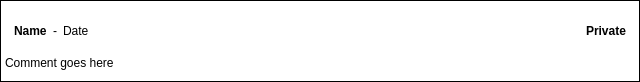
<?xml version="1.0" encoding="UTF-8"?>
<ui version="4.0">
 <class>CommentFrame</class>
 <widget class="QFrame" name="CommentFrame">
  <property name="geometry">
   <rect>
    <x>0</x>
    <y>0</y>
    <width>640</width>
    <height>61</height>
   </rect>
  </property>
  <property name="sizePolicy">
   <sizepolicy hsizetype="Preferred" vsizetype="Preferred">
    <horstretch>0</horstretch>
    <verstretch>0</verstretch>
   </sizepolicy>
  </property>
  <property name="palette">
   <palette>
    <active>
     <colorrole role="Base">
      <brush brushstyle="SolidPattern">
       <color alpha="255">
        <red>255</red>
        <green>255</green>
        <blue>255</blue>
       </color>
      </brush>
     </colorrole>
     <colorrole role="Window">
      <brush brushstyle="SolidPattern">
       <color alpha="255">
        <red>255</red>
        <green>255</green>
        <blue>255</blue>
       </color>
      </brush>
     </colorrole>
    </active>
    <inactive>
     <colorrole role="Base">
      <brush brushstyle="SolidPattern">
       <color alpha="255">
        <red>249</red>
        <green>249</green>
        <blue>249</blue>
       </color>
      </brush>
     </colorrole>
     <colorrole role="Window">
      <brush brushstyle="SolidPattern">
       <color alpha="255">
        <red>255</red>
        <green>255</green>
        <blue>255</blue>
       </color>
      </brush>
     </colorrole>
    </inactive>
    <disabled>
     <colorrole role="Base">
      <brush brushstyle="SolidPattern">
       <color alpha="255">
        <red>255</red>
        <green>255</green>
        <blue>255</blue>
       </color>
      </brush>
     </colorrole>
     <colorrole role="Window">
      <brush brushstyle="SolidPattern">
       <color alpha="255">
        <red>255</red>
        <green>255</green>
        <blue>255</blue>
       </color>
      </brush>
     </colorrole>
    </disabled>
   </palette>
  </property>
  <property name="windowTitle">
   <string>Frame</string>
  </property>
  <property name="frameShape">
   <enum>QFrame::Box</enum>
  </property>
  <property name="frameShadow">
   <enum>QFrame::Plain</enum>
  </property>
  <layout class="QVBoxLayout" name="verticalLayout">
   <property name="leftMargin">
    <number>4</number>
   </property>
   <property name="rightMargin">
    <number>4</number>
   </property>
   <item>
    <widget class="QWidget" name="infoWidget" native="true">
     <property name="palette">
      <palette>
       <active>
        <colorrole role="Base">
         <brush brushstyle="SolidPattern">
          <color alpha="255">
           <red>255</red>
           <green>255</green>
           <blue>255</blue>
          </color>
         </brush>
        </colorrole>
        <colorrole role="Window">
         <brush brushstyle="SolidPattern">
          <color alpha="255">
           <red>186</red>
           <green>197</green>
           <blue>224</blue>
          </color>
         </brush>
        </colorrole>
       </active>
       <inactive>
        <colorrole role="Base">
         <brush brushstyle="SolidPattern">
          <color alpha="255">
           <red>249</red>
           <green>249</green>
           <blue>249</blue>
          </color>
         </brush>
        </colorrole>
        <colorrole role="Window">
         <brush brushstyle="SolidPattern">
          <color alpha="255">
           <red>186</red>
           <green>197</green>
           <blue>224</blue>
          </color>
         </brush>
        </colorrole>
       </inactive>
       <disabled>
        <colorrole role="Base">
         <brush brushstyle="SolidPattern">
          <color alpha="255">
           <red>186</red>
           <green>197</green>
           <blue>224</blue>
          </color>
         </brush>
        </colorrole>
        <colorrole role="Window">
         <brush brushstyle="SolidPattern">
          <color alpha="255">
           <red>186</red>
           <green>197</green>
           <blue>224</blue>
          </color>
         </brush>
        </colorrole>
       </disabled>
      </palette>
     </property>
     <layout class="QVBoxLayout" name="verticalLayout_2">
      <item>
       <layout class="QHBoxLayout" name="horizontalLayout">
        <item>
         <widget class="QLabel" name="nameLabel">
          <property name="font">
           <font>
            <weight>75</weight>
            <bold>true</bold>
           </font>
          </property>
          <property name="text">
           <string>Name</string>
          </property>
          <property name="wordWrap">
           <bool>true</bool>
          </property>
         </widget>
        </item>
        <item>
         <widget class="QLabel" name="label">
          <property name="text">
           <string>-</string>
          </property>
         </widget>
        </item>
        <item>
         <widget class="QLabel" name="dateLabel">
          <property name="text">
           <string>Date</string>
          </property>
         </widget>
        </item>
        <item>
         <spacer name="horizontalSpacer">
          <property name="orientation">
           <enum>Qt::Horizontal</enum>
          </property>
          <property name="sizeHint" stdset="0">
           <size>
            <width>40</width>
            <height>20</height>
           </size>
          </property>
         </spacer>
        </item>
        <item>
         <widget class="QLabel" name="privateLabel">
          <property name="font">
           <font>
            <weight>75</weight>
            <italic>false</italic>
            <bold>true</bold>
            <underline>false</underline>
           </font>
          </property>
          <property name="text">
           <string>Private</string>
          </property>
         </widget>
        </item>
       </layout>
      </item>
     </layout>
    </widget>
   </item>
   <item>
    <widget class="QLabel" name="commentLabel">
     <property name="sizePolicy">
      <sizepolicy hsizetype="Preferred" vsizetype="Preferred">
       <horstretch>0</horstretch>
       <verstretch>0</verstretch>
      </sizepolicy>
     </property>
     <property name="text">
      <string>Comment goes here</string>
     </property>
     <property name="wordWrap">
      <bool>true</bool>
     </property>
     <property name="textInteractionFlags">
      <set>Qt::LinksAccessibleByMouse|Qt::TextSelectableByMouse</set>
     </property>
    </widget>
   </item>
  </layout>
 </widget>
 <resources/>
 <connections/>
</ui>
